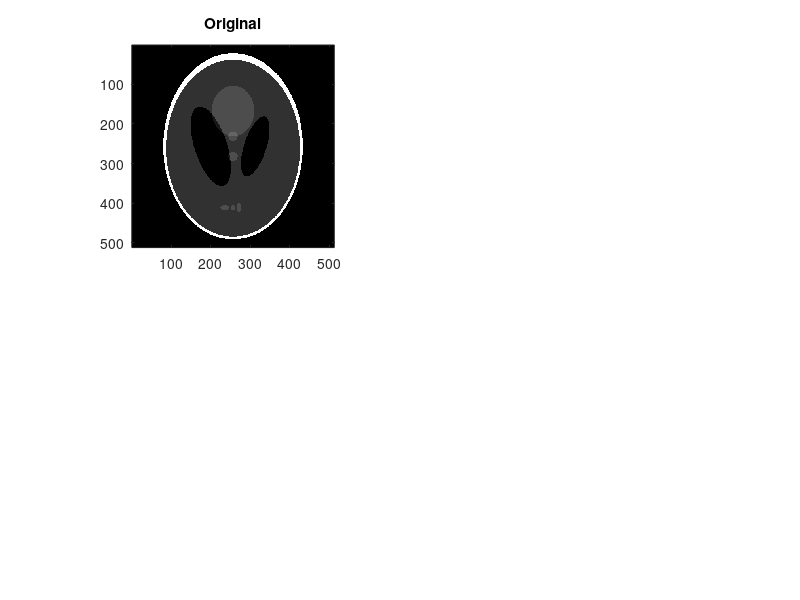

This chart was generated by the following MATLAB code: (Note: this script raises an error after producing the figure.)
function WaveletTest()

close all;

% create an image with a power of two size
imagesize = 512;
% creates a Shepp-Logan phantom image (used often in medical image
% processing) with intensities [0, 255]
img = mat2gray(phantom(imagesize)) * 255; 

% you may add noise here for experiments
% noise = randn(imagesize, imagesize) * 0.05;
% img = img + noise;

% plot original image
figure;
subplot(2,2,1);
imagesc(img);
title('Original');
colormap gray;
axis image;

% compute 2D dht of the image
[approx, detailH, detailV, detailD] = dht2(img);

% stitch the four blocks with wavelet coefficients to one image
% |-------------------|
% | approx  | detailH |
% |-------------------|
% | detailV | detailD |
% |-------------------|
waveletcoeffs = [approx detailH; detailV detailD];

% visualize first decomposition
subplot(2,2,2);
imagesc(waveletcoeffs);
title('Wavelet-Koeffizienten')
colormap gray;
axis image;

% compute inverse 2D dht
recon = idht2(approx, detailH, detailV, detailD);

% plot reconstructed image and the difference
subplot(2,2,3)
imagesc(recon);
title('Rekonstruktion')
colormap gray;
axis image;
subplot(2,2,4)
imagesc(recon-img);
title('Differenz zum Original')
colormap gray;
axis image;


% execute the multiresolution analysis filterbank with 3 stages 
ndec = 3;
waveletcoeffs = mra2(img, ndec);

%----------------------------------------------------
%   COMPRESSION
%

% weiss nicht ob das stimmt :-)
thresh = 0.1;
tmp = mat2gray(waveletcoeffs);
waveletcoeffs(tmp < thresh) = min(waveletcoeffs(:));

compression = nnz(waveletcoeffs == min(waveletcoeffs(:))) / (size(tmp,1)*size(tmp,2));
%----------------------------------------------------

% plot the complete decomposition result
figure;
imagesc(waveletcoeffs);
colormap gray;
axis image;


% execute the multiresolution synthesis filterbank with 3 stages on the
% modified coefficients (after compression)
recon = mrs2(waveletcoeffs, ndec);
figure;
imagesc(recon);
colormap gray;
axis image;
title(['compression = ' num2str(compression)]);

% compute the mean quadratic error between the original and the
% reconstructed (compressed) image
mse = sum((recon(:)-img(:)).^2)/length(img(:));

% plot the difference image
figure;
imagesc(recon-img);
colormap gray;
axis image;
title(['difference, mse = ' num2str(mse)]);

end